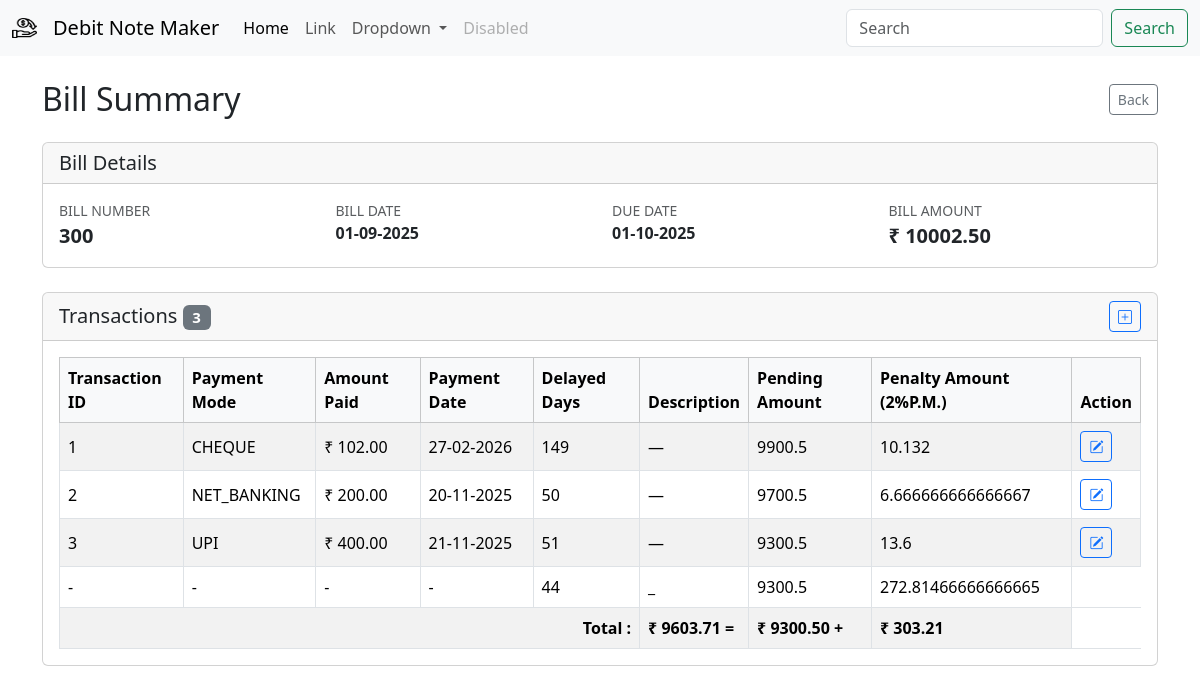
The app's page /party/bill/300 with its own data.
### db/models/bill.py (models this page shows, shortened)
class Bill(Base):
    id = Column(Integer, primary_key=True, index=True)
    bill_number = Column(Integer,unique=True,nullable=False)
    amount = Column(Float, nullable=False)
    bill_date = Column(DateTime, nullable=False)
    company_id = Column(Integer, ForeignKey("companies.id"))
    company = relationship("Company", back_populates="bills")
    transactions = relationship("Transaction", back_populates="bill", cascade="all, delete-orphan")

### db/models/company.py (models this page shows)
class Company(Base):
    __tablename__ = "companies"
    id = Column(Integer, primary_key=True, index=True)
    name = Column(String, unique=False, index=False, nullable=False)
    gst_number = Column(String, unique=True, index=True, nullable=False)
    email =  Column(String, nullable=True)
    phone_number = Column(String, nullable=True)
    payment_term_days = Column(Integer, nullable=False, default=30)
    address = Column(String, nullable=True)
    created_at = Column(DateTime, default=datetime.now)
    bills = relationship("Bill", back_populates="company", cascade="all, delete-orphan")

### db/models/transaction.py (models this page shows)
class Transaction(Base):
    __tablename__ = "transactions"
    id = Column(Integer, primary_key=True, index=True)
    bank_transaction_id = Column(String,nullable=True)
    payment_mode = Column(String, nullable=False)
    amount_paid = Column(Float, nullable=False)
    description = Column(Text, nullable=True)
    payment_date = Column(DateTime, default=datetime.now)
    bill_id = Column(Integer, ForeignKey("bill.id"))
    bill = relationship("Bill", back_populates="transactions")

### app/v1/bills.py (the view)
@router.get("/bill/{bill_number}")
def bill_list(request: Request,bill_number: int, db=Depends(get_db)):
    bill = bill_repo.get_bill_by_bill_number(bill_number=bill_number, db=db)
    return templates.TemplateResponse("bill/bill_summary.html", {"request": request, "bill": bill,"today":datetime.now()})

### template/bill/bill_summary.html (shortened to what this page needs)
{% extends "base.html" %}
{% block content %}
{% set transaction_list = [] %}
{% if transactions is defined %}
    {% set transaction_list = transactions %}
{% elif bill is defined and bill.transactions is defined %}
    {% set transaction_list = bill.transactions %}
{% endif %}
<div class="container py-4">
    <div class="d-flex justify-content-between align-items-center mb-4">
        <h2 class="mb-0">Bill Summary</h2>
        <a href="javascript:history.back()" class="btn btn-outline-secondary btn-sm">Back</a>
    </div>
    <div class="card mb-4">
        <div class="card-header">
            <h5 class="mb-0">Bill Details</h5>
        </div>
        <div class="card-body">
            {% if bill is defined %}
            <div class="row gy-3">
                <div class="col-md-3">
                    <small class="text-muted text-uppercase d-block">Bill Number</small>
                    <span class="fw-semibold fs-5">{{ bill.bill_number }}</span>
                </div>
                <div class="col-md-3">
                    <small class="text-muted text-uppercase d-block">Bill Date</small>
                    <span class="fw-semibold">{{ bill.bill_date | format_datetime('%d-%m-%Y') }}</span>
                </div>
                <div class="col-md-3">
                    <small class="text-muted text-uppercase d-block">Due Date</small>
                    <span class="fw-semibold">
                        {% if bill.due_date %}
                            {{ bill.due_date | format_datetime('%d-%m-%Y') }}
                        {% else %}
                            &mdash;
                        {% endif %}
                    </span>
                </div>
                <div class="col-md-3">
                    <small class="text-muted text-uppercase d-block">Bill Amount</small>
                    <span class="fw-semibold fs-5">&#8377; {{ "%.2f"|format(bill.amount) }}</span>
                </div>
            </div>
            {% else %}
            <p class="mb-0 text-muted">Bill information is not available.</p>
            {% endif %}
        </div>
    </div>
    <div class="card">
        <div class="card-header d-flex justify-content-between align-items-center">
            <h5 class="mb-0">Transactions
                <span class="badge text-bg-secondary ml-2">{{ transaction_list|length }}</span>
            </h5>
            <button type="button" class="btn btn-sm btn-outline-primary edit-transaction-btn" data-bs-toggle="modal"
            data-bs-target="#editTransactionModal"
              data-bill-id="{{ bill.id }}"
            >
            <i class="bi bi-plus-square"></i>
        </div>
        <div class="card-body">
            {% if transaction_list %}
            <div class="table-responsive">
                <table class="table table-bordered table-striped align-middle mb-0">
                    <thead class="table-light">
                        <tr>
                            <th scope="col">Transaction ID</th>
                            <th scope="col">Payment Mode</th>
                            <th scope="col">Amount Paid</th>
                            <th scope="col">Payment Date</th>
                            <th scope="col">Delayed Days</th>
                            <th scope="col">Description</th>
                            <th scope="col">Pending Amount</th>
                            <th scope="col">Penalty Amount (2%P.M.)</th>
                            <th scope="col">Action</th>
                        </tr>
                    </thead>
                    <tbody>
                        {% set ns = namespace(pending_amount=bill.amount,penalty=0) %}
                        {% for transaction in transaction_list %}
                        {% set ns.pending_amount=ns.pending_amount-transaction.amount_paid %}
                        <tr>
                            <td>{{ transaction.id or "—" }}</td>
                            <td>{{ transaction.payment_mode }}</td>
                            <td>&#8377; {{ "%.2f"|format(transaction.amount_paid) }}</td>
                            <td>
                                {% if transaction.payment_date %}
                                    {{ transaction.payment_date | format_datetime('%d-%m-%Y') }}
                                {% else %}
                                    &mdash;
                                {% endif %}
                            </td>
                            <td>{% set delayed_days=
                               ( transaction.payment_date - bill.due_date).days
                                %}
                            {%  if delayed_days > 0 %}
                            {{ delayed_days }}
                            {% else %}
                            {% set delayed_days=0%}
                            {{ 0 }}
                            {% endif %}
                            </td>
                            <td>{{ transaction.description or "—" }}</td>
                            <td> {{ ns.pending_amount }} </td>
                            <td>
                                {% set penalty=  transaction.amount_paid*0.02*delayed_days/30%}
                                {% set ns.penalty=ns.penalty+penalty %}
                                {{penalty}}
                            </td>
                            <td>
                                <button type="button" class="btn btn-outline-primary btn-sm edit-transaction-btn"
                                    data-bs-toggle="modal" data-bs-target="#editTransactionModal"
                                    data-id="{{ transaction.id }}"
                                    data-bill-id="{{ bill.id }}"
                                    data-bank-transaction="{{ transaction.bank_transaction_id }}"
                                    data-payment-mode="{{ transaction.payment_mode }}"
                                    data-amount="{{ transaction.amount_paid }}"
                                    data-payment-date="{{ transaction.payment_date | format_datetime('%Y-%m-%d') if transaction.payment_date else '' }}"
                                    data-description="{{ transaction.description }}">
                                    <i class="bi bi-pencil-square"></i>
                                </button>
                            </td>
                        </tr>
                        {% endfor %}
                        {%if ns.pending_amount>0%}
                        <tr>
                            <td > - </td>
                            <td > - </td>
                            <td > - </td>
                            <td > - </td>
                            <td >
                                {% set pending_amt_delayed_days=(today-bill.due_date).days %}
                                {% if pending_amt_delayed_days > 0 %}
                                    {{ pending_amt_delayed_days }}
                                {% else %}
                                    {% set pending_amt_delayed_days = 0 %}
                                    0
                                {% endif %}
                                </td>
                            <td >_</td>
                            <td >{{ns.pending_amount}}</td>
                            <td >
                                {%set penalty=ns.pending_amount*0.02*pending_amt_delayed_days/30 %}
                                {% set ns.penalty=ns.penalty + penalty %}
                                {{penalty}}
                            </td>
                        </tr>
                        <tr>
                            <td colspan="5" class="text-end fw-bold">Total : </td>
                            <td colspan="1" class="fw-bold">&#8377; {{ "%.2f"|format(ns.pending_amount + ns.penalty ) }} = </td>
                            <td colspan="1" class="fw-bold">&#8377; {{ "%.2f"|format(ns.pending_amount ) }} + </td>
                            <td colspan="1" class="fw-bold">&#8377; {{ "%.2f"|format(ns.penalty ) }}</td>
                        </tr>
                        {%endif%}
                    </tbody>
                </table>
            </div>
            {% else %}
            <p class="mb-0 text-muted">No transactions recorded for this bill.</p>
            {% endif %}
        </div>
    </div>
</div>
{% endblock %}

### records on screen
Bill: bill_number "300", bill_date "01-09-2025", due_date "01-10-2025", amount "10002.50"
Transaction: amount_paid "102.00", delayed_days "149", pending_amount "9900.5", penalty "10.132"
Transaction: amount_paid "200.00", delayed_days "50", pending_amount "9700.5", penalty "6.666666666666667"
Transaction: amount_paid "400.00", delayed_days "51", pending_amount "9300.5", penalty "13.6"

### other values on screen
{{ transaction_list|length }} "3"
{{ pending_amt_delayed_days }} "44"
{{ ns.pending_amount }} "9300.5"
{{ penalty }} "272.81466666666665"
{{ "%.2f"|format(ns.pending_amount + ns.penalty ) }} "9603.71"
{{ "%.2f"|format(ns.pending_amount ) }} "9300.50"
{{ "%.2f"|format(ns.penalty ) }} "303.21"
